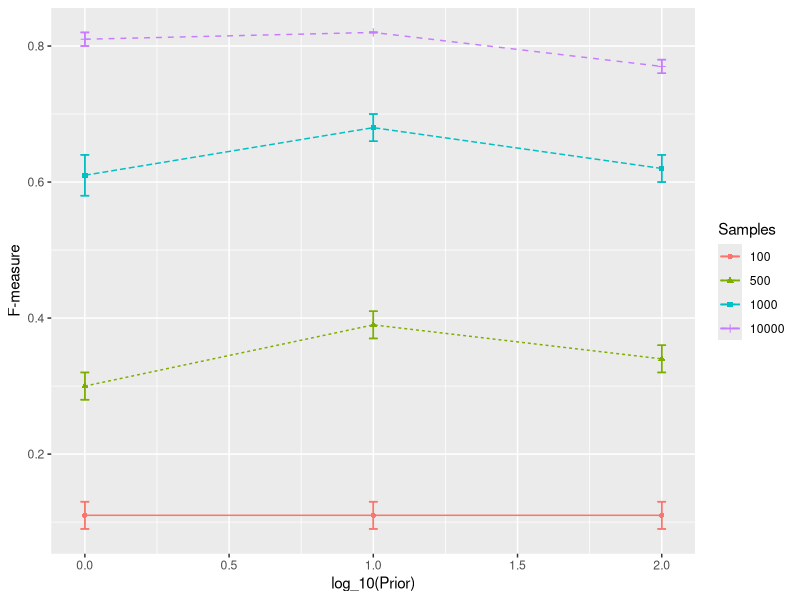

Here is the R script that generated this plot:
library(ggplot2)
library(reshape2)

tempMean = matrix(0, 3, 4)
tempMean[1,] = c(0.11,0.3,0.61,0.81)
tempMean[2,] = c(0.11,0.39,0.68,0.82)
tempMean[3,] = c(0.11,0.34,0.62,0.77)


tempMean = as.data.frame(tempMean) # convert matrix to data.frame
colnames(tempMean) = c(100, 500, 1000, 10000)
tempMean = cbind(c(1, 10, 100), tempMean)
colnames(tempMean)[1] = "Prior"
meltTempMean = melt(tempMean, id = "Prior")
meltTempMean[,1] = log10(meltTempMean[,1])
colnames(meltTempMean)[2] = "Samples"
error = c(0.02,0.02,0.02,0.02,0.02,0.02,0.03,0.02,0.02,0.01,0,0.01)

figure = ggplot(meltTempMean, aes(x = Prior, y = value, group = Samples, colour = Samples)) + 
  ylab(label = "F-measure") + xlab("log_10(Prior)") + geom_line(aes(linetype = Samples)) + geom_point(aes(shape = Samples)) + 
  geom_errorbar(aes(ymin = value - error, ymax = value + error), width = 0.03) + 
  ylim(min(meltTempMean$value-error), max(meltTempMean$value + error)) + guides(linetype = guide_legend()) +
  guides(linetype = guide_legend())
    #scale_linetype_manual(values = c("solid", "dotted", "longdash")) 

figure = figure + geom_errorbar(aes(ymin = value - error, ymax = value + error), width = 0.03) + 
  ylim(min(meltTempMean$value-error), max(meltTempMean$value + error)) + guides(linetype = guide_legend())

#figure = figure + scale_x_continuous(breaks = c(-1, 0, 1, 2))
#figure = figure + labs(title = "34-4-4-1") 
#figure = figure + theme(legend.position="none")
figure = figure + guides(linetype = guide_legend())

figure
